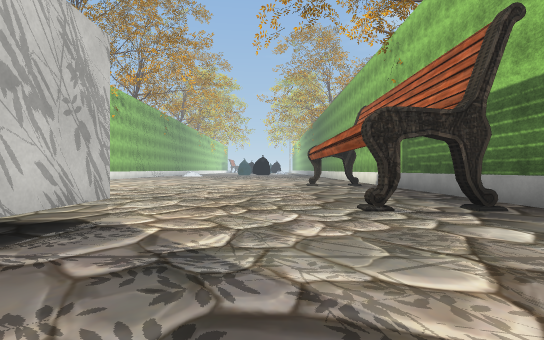
View 1 (above)

18 first-person views from a walk through a scene from a Unity 3-D project. The camera is 1.2 m above the floor, looks level and sees 85° across. The floor is counted in squares, 2 m on a side. Each view is taken from the middle of a square. On the plan, view 1 faces up. The plan holds only what a view shows up to about 9 squares ahead; the rest is blank. The place goes on beyond the plan. The player character is not drawn. Some animated figures are not drawn. Some surface patterns are stand-ins.

View 2
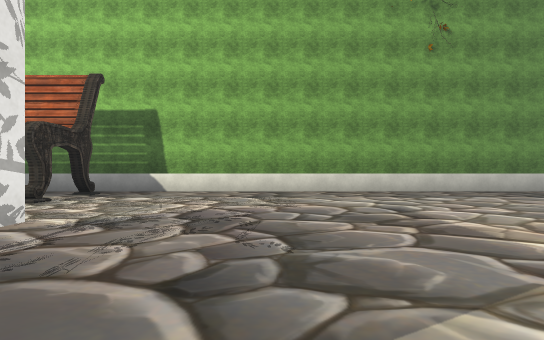

View 3
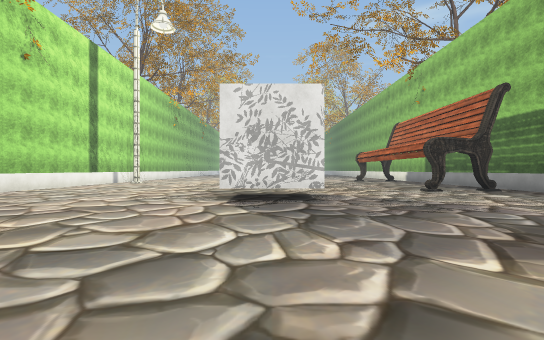

View 4
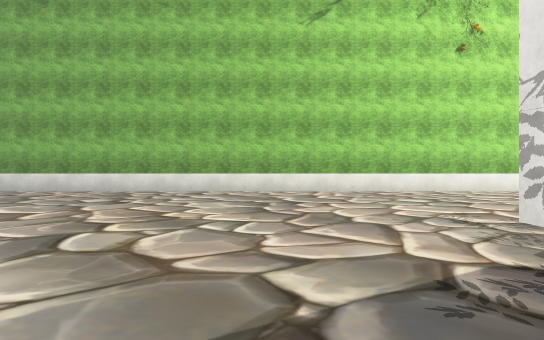

View 5
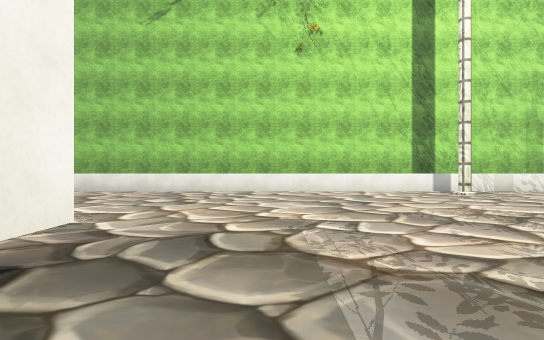

View 6
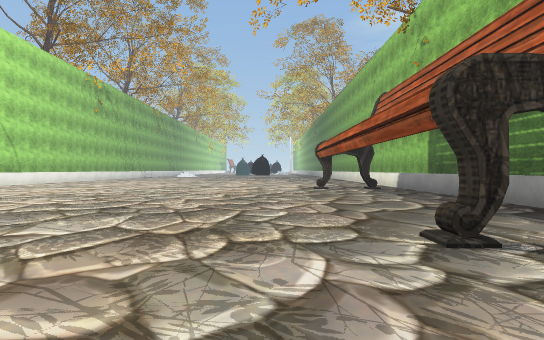

View 7
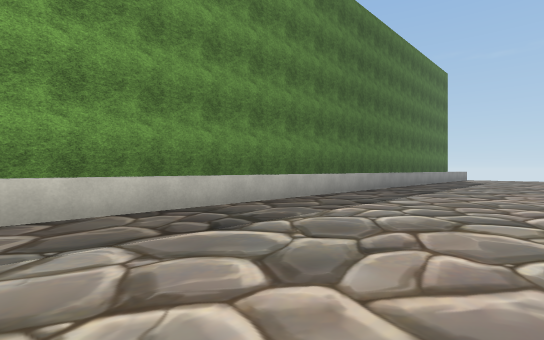

View 8
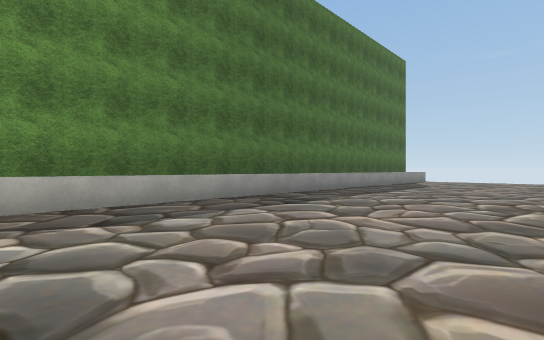

View 9
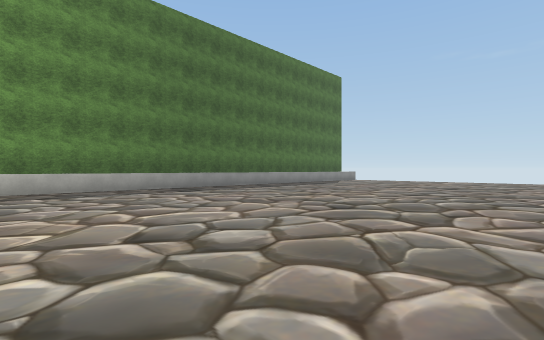

View 10
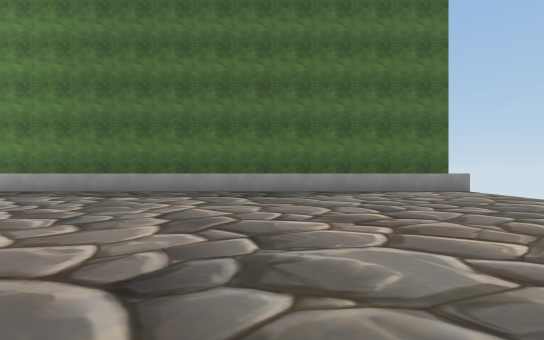

View 11
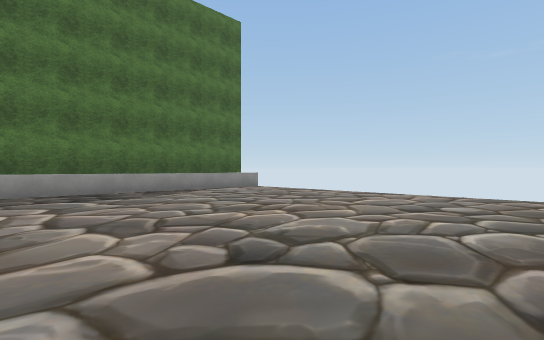

View 12
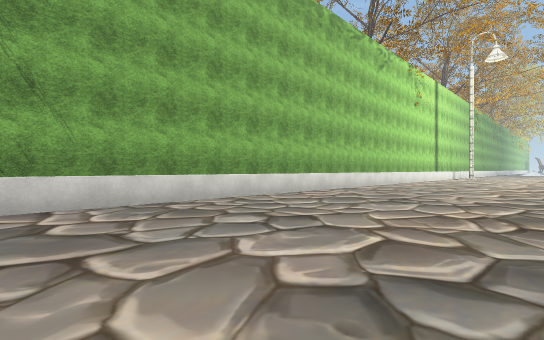

View 13
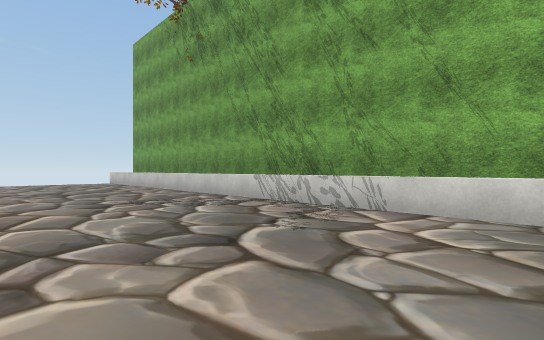

View 14
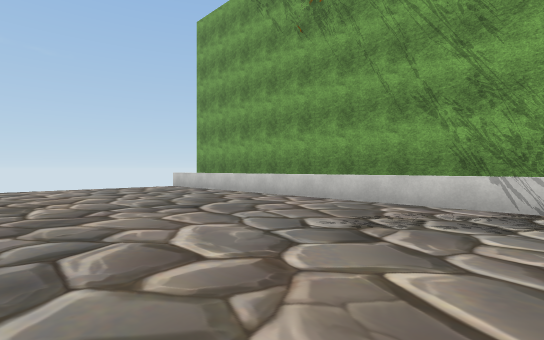

View 15
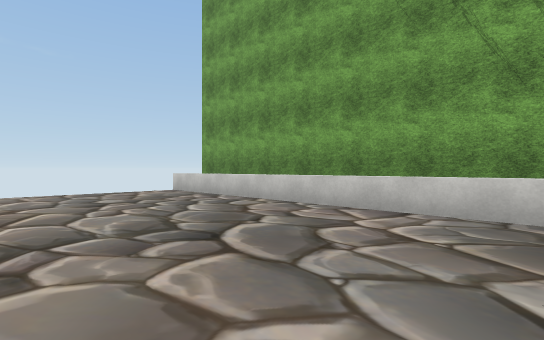

View 16
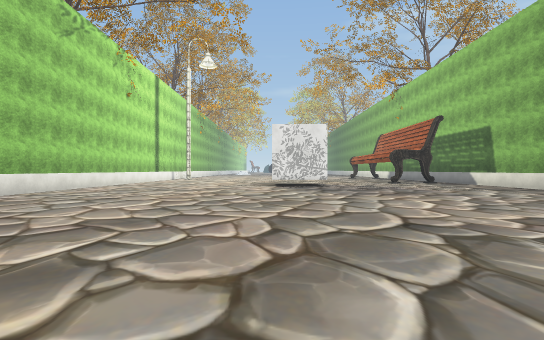

View 17
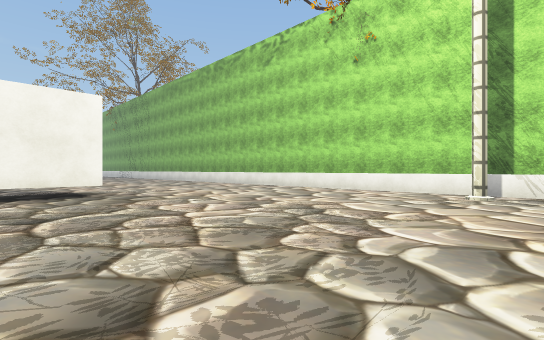

View 18
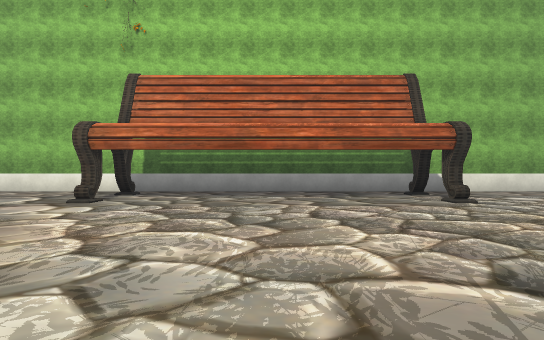

### Floor plan
Key: @ floor where view 1 was taken; # wall or solid block; . floor; T thing the floor can be seen under or through.
Columns run from 11 left of view 1 to 5 right of it. Each row starts with its distance up from view 1.
 11 #............##.#
 10 #.#.............#
  9 #...............#
  8 #...............#
  7 #...............#
  6 #...............#
  5 #.............#.#
  4 #...............#
  3 #......TTT......#
  2 #......TTT......#
  1 #...............#
  0 #..........@....#
 -1 #...............#
 -2 #...............#
 -3 #...............#
 -4 #...............#
 -5 #...............#
 -6 #...............#
 -7 #...............#
 -8 #...............#
 -9 #...............#
-10 #...............#
-11 #...............#
-12 #...............#
-13 #...............#
-14 #...............#
-15 #...............#
-16 #...............#
-17 #...............#
-18 #...............#
-19 #...............#
-20 #...............#
-21 #...............#
-22 #...............#
-23 #...............#
-24 #..... .........#
-25                 #

Positions as (right, up) in squares from view 1, and headings:
1: (0, 0), facing up
2: (-4, 0), facing right
3: (-3, -4), facing up
4: (-2, 0), facing left
5: (-2, 5), facing left
6: (0, 2), facing up
7: (0, -4), facing down-right
8: (-1, -8), facing down-right
9: (-5, -8), facing down-right
10: (-4, -19), facing right
11: (-4, -17), facing down-right
12: (-5, -12), facing up-left
13: (-6, -10), facing down-left
14: (-5, -14), facing down-left
15: (-6, -16), facing down-left
16: (-4, -9), facing up
17: (-2, 11), facing down-left
18: (-4, 8), facing right
